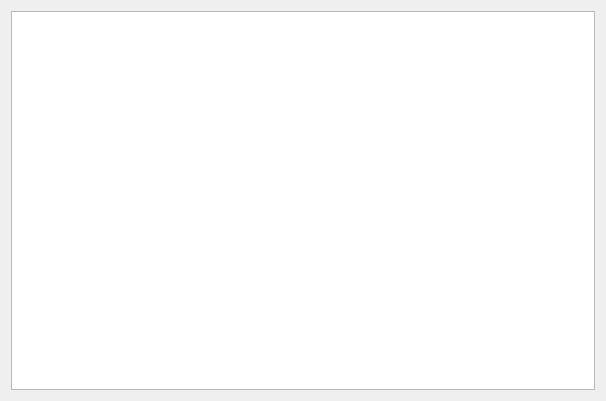
<?xml version="1.0" encoding="UTF-8"?>
<ui version="4.0">
 <class>Window</class>
 <widget class="QWidget" name="Window">
  <property name="geometry">
   <rect>
    <x>0</x>
    <y>0</y>
    <width>606</width>
    <height>401</height>
   </rect>
  </property>
  <property name="windowTitle">
   <string>Form</string>
  </property>
  <layout class="QGridLayout" name="gridLayout">
   <item row="0" column="0">
    <layout class="QVBoxLayout" name="verticalLayout">
     <item>
      <widget class="QTableView" name="tableView">
       <property name="showGrid">
        <bool>true</bool>
       </property>
      </widget>
     </item>
    </layout>
   </item>
  </layout>
 </widget>
 <resources/>
 <connections/>
</ui>
